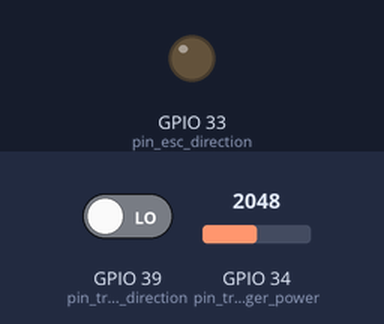
A sketch run on a simulated ESP32. On the bench: output pins drawn as LEDs (lit = HIGH). The inputs (shaded band) are chosen by the test bench; at power-on: GPIO 39 (pin_trigger_direction) LOW, GPIO 34 (pin_trigger_power) = 2048. Pins used as bus, display or sensor lines are not drawn.

Above: at 1.2 s.
1.3 s: GPIO 39 (pin_trigger_direction) driven HIGH
At 2.5 s:
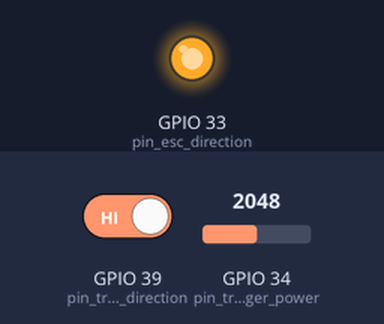
2.8 s: GPIO 39 (pin_trigger_direction) driven LOW
At 3.9 s:
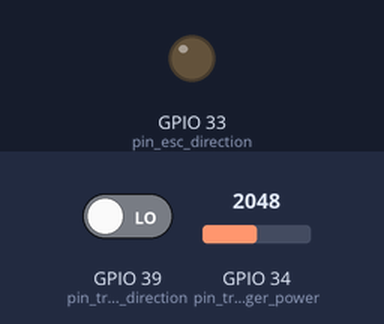
Timing chart, 0 to 5.8 s (numbered marks = the images above; inputs shaded):
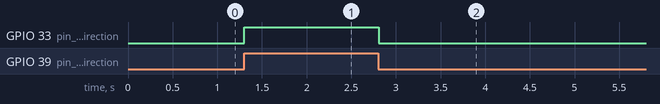

The sketch:

Esc.ino
```cpp
TaskHandle_t Task1;
TaskHandle_t Task2;

uint8_t                                         // Pin inout
pin_trigger_direction = 39,                       // Trigger pin
pin_trigger_power     = 34,

pin_esc_direction     = 33,                       // Esc pin
pin_esc_power         = 32;

uint32_t
loop_timer,                                     // Loop timer
window_timer = 10000;                           // Windows time 100hz

uint16_t
power;

bool
direction_,
trigger;

void setup() {
  Serial.begin(115200);

  pinMode(pin_trigger_direction, INPUT);                          // Trigger

  pinMode(pin_esc_direction, OUTPUT);                             // Esc
  pinMode(pin_esc_power, OUTPUT);                                 // Esc

  loop_timer = micros();                                          // Start timer
}

void loop() {
  // Read the state of pin_trigger_direction
  direction_ = (GPIO.in1.val & (1 << (pin_trigger_direction - 32))) != 0;

  // Map analog value to power level (power) from 0 to 10
  power = map(analogRead(pin_trigger_power), 0, 4095, 0, 10);

  // Set direction for ESC
  (direction_ ? GPIO.out1_w1ts.val : GPIO.out1_w1tc.val) = (1 << (pin_esc_direction - 32));

  if (power == 0) {
    // If power is 0, turn on ESC and set trigger to false
    GPIO.out1_w1ts.val = (1 << (pin_esc_power - 32));
    trigger = false;
  } else if (power < 3 && !trigger) {
    // If power is between 1 and 2 and trigger hasn't been activated
    GPIO.out1_w1tc.val = (1 << (pin_esc_power - 32));    // Set ESC output HIGH
    delayMicroseconds(30000);
    GPIO.out1_w1ts.val = (1 << (pin_esc_power - 32));    // Set ESC output LOW
    trigger = true;
  } else if (power == 1) {
    // If power is 1
    GPIO.out1_w1tc.val = (1 << (pin_esc_power - 32));    // Set ESC output HIGH
    delayMicroseconds(2000);
    GPIO.out1_w1ts.val = (1 << (pin_esc_power - 32));    // Set ESC output LOW
    delayMicroseconds(8000);
  } else {
    // Default for other power values (including power = 10)
    GPIO.out1_w1tc.val = (1 << (pin_esc_power - 32));    // Set ESC output HIGH

    if (power < 10) {
      // If power is less than 10, delay according to power level
      delayMicroseconds(power * 1000);
      GPIO.out1_w1ts.val = (1 << (pin_esc_power - 32));  // Set ESC output LOW
      delayMicroseconds((10 - power) * 1000);
    }
  }
}
```

Measured:
- after the input at 1.3 s, GPIO 33 (pin_esc_direction): LOW → HIGH at once
- after the input at 2.8 s, GPIO 33 (pin_esc_direction): HIGH → LOW at once
